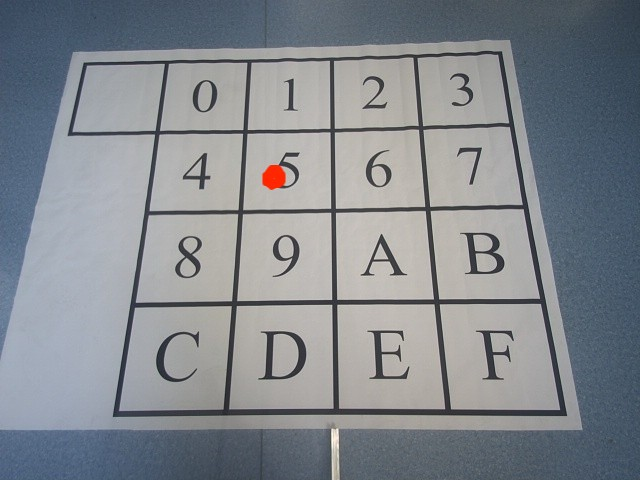
#> input picture Tower_Car/test5.jpg, 640 x 480 px, given in place of the camera
$ jupyter execute --allow-errors Ball.ipynb
#> lines starting #> are read from the running program, lines starting #| are printed output that depends on the picture; after the words box and inside, x2 and y2 are one past the last pixel; in counts of white or black regions, pixels touching at a corner belong together; long printed decimals are rounded
[cell 1]
# 导入必要的函数库
import cv2
import numpy as np
import math
import matplotlib.pyplot as plt
import serial
from PIL import Image
import pylab as pl
from scipy import ndimage
import scipy.ndimage
import threading
import time
from matplotlib.patches import Polygon

[cell 2]
# 打开摄像头，占用内存大，不轻易运行
capture=cv2.VideoCapture(1)

[cell 3]
# 拍照，保存一张照片
def take_photo(photo_name):
    global capture
    photo_name=photo_name+'.jpg'
    _,image=capture.read()
    cv2.imwrite(photo_name,image)

[cell 4]
# 在某一图像的指定位置添加图案
kernel = np.array([
[0,0,0,0,0,0,0,1,1,1,1,1,1,1,1,0,0,0,0,0,0,0],
[0,0,0,0,0,0,1,1,1,1,1,1,1,1,1,1,0,0,0,0,0,0],
[0,0,0,0,0,1,1,1,1,1,1,1,1,1,1,1,1,0,0,0,0,0],
[0,0,0,0,1,1,1,1,1,1,1,1,1,1,1,1,1,1,0,0,0,0],
[0,0,0,1,1,1,1,1,1,1,1,1,1,1,1,1,1,1,1,0,0,0],
[0,0,1,1,1,1,1,0,0,0,0,0,0,0,0,1,1,1,1,1,0,0],
[0,1,1,1,1,1,0,0,0,0,0,0,0,0,0,0,1,1,1,1,1,0],
[1,1,1,1,1,0,0,0,0,0,0,0,0,0,0,0,0,1,1,1,1,1],
[1,1,1,1,1,0,0,0,0,0,0,0,0,0,0,0,0,1,1,1,1,1],
[1,1,1,1,1,0,0,0,0,0,0,0,0,0,0,0,0,1,1,1,1,1],
[1,1,1,1,1,0,0,0,0,0,0,0,0,0,0,0,0,1,1,1,1,1],
[1,1,1,1,1,0,0,0,0,0,0,0,0,0,0,0,0,1,1,1,1,1],
[1,1,1,1,1,0,0,0,0,0,0,0,0,0,0,0,0,1,1,1,1,1],
[1,1,1,1,1,0,0,0,0,0,0,0,0,0,0,0,0,1,1,1,1,1],
[1,1,1,1,1,0,0,0,0,0,0,0,0,0,0,0,0,1,1,1,1,1],
[0,1,1,1,1,1,0,0,0,0,0,0,0,0,0,0,1,1,1,1,1,0],
[0,0,1,1,1,1,1,0,0,0,0,0,0,0,0,1,1,1,1,1,0,0],
[0,0,0,1,1,1,1,1,1,1,1,1,1,1,1,1,1,1,1,0,0,0],
[0,0,0,0,1,1,1,1,1,1,1,1,1,1,1,1,1,1,0,0,0,0],
[0,0,0,0,0,1,1,1,1,1,1,1,1,1,1,1,1,0,0,0,0,0],
[0,0,0,0,0,0,1,1,1,1,1,1,1,1,1,1,0,0,0,0,0,0],
[0,0,0,0,0,0,0,1,1,1,1,1,1,1,1,0,0,0,0,0,0,0],
])*255
def draw_image(image_gray_to_draw, kernel_point):
    if (int(kernel_point[0]-11)>0)&(int(kernel_point[0]+11)<480)&(int(kernel_point[1]-11)>0)&(int(kernel_point[1]+11)<640):
        image_gray_to_draw[int(kernel_point[0]-11):int(kernel_point[0]+11),int(kernel_point[1]-11):int(kernel_point[1]+11)]=kernel*255
    else:
        image_gray_to_draw[240-11:240+11,320-11:320+11]=kernel*255
    return image_gray_to_draw

[cell 5]
# 获取球坐标
# def get_ball():

[cell 6]
# 图像的映射变换
def photo_transform(ad,origin,border_point):
    # 原先的四个角的边缘点
    pts = np.float32([[0,0],[0,origin.shape[1]],[origin.shape[0],origin.shape[1]],[origin.shape[0],0]])
    # 由于变换的特殊性，这里后面的点是列行，反着来的
    border_point_1=np.zeros(np.shape(border_point))
    border_point_1[:,0]=border_point[:,1]
    border_point_1[:,1]=border_point[:,0]
    pts1 = np.float32(border_point_1)
    # 生成最为关键的变换矩阵
    M = cv2.getPerspectiveTransform(pts,pts1)
    # 变换正方形
    square_trans = cv2.warpPerspective(origin,M,(ad.shape[1],ad.shape[0]))
    square_trans = cv2.cvtColor(square_trans, cv2.COLOR_RGB2GRAY)
    _, square_trans = cv2.threshold(square_trans, 127, 255, cv2.THRESH_BINARY)
    return square_trans

[cell 7]
# 获取并处理图像
def get_image():
    # while True:
        # 开全局变量处理，分理处红绿蓝
        global image, image_red, image_green, image_blue
        # 从摄像头获取图像
        _,image=capture.read()
#> image is the input picture: shape (480, 640, 3); mean B, G, R 141.2, 135.4, 130.5
        # image=cv2.imread('1.jpg')
        image_red=image[:,:,2].astype(np.float32)
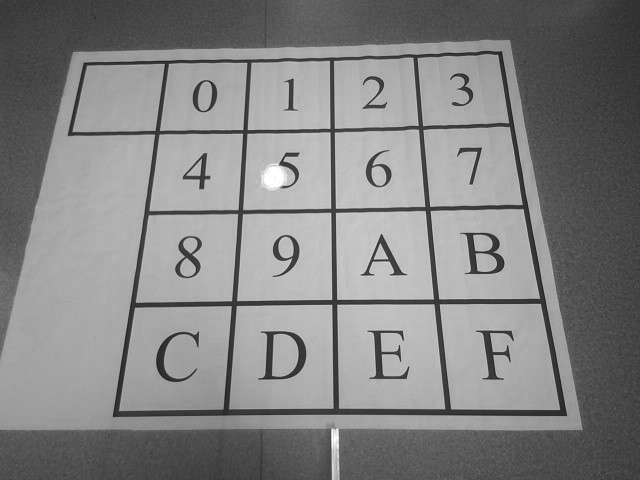
#> image_red: shape (480, 640) float32; min 26, max 255, mean 130.5
        image_green=image[:,:,1].astype(np.float32)
        image_blue=image[:,:,0].astype(np.float32)
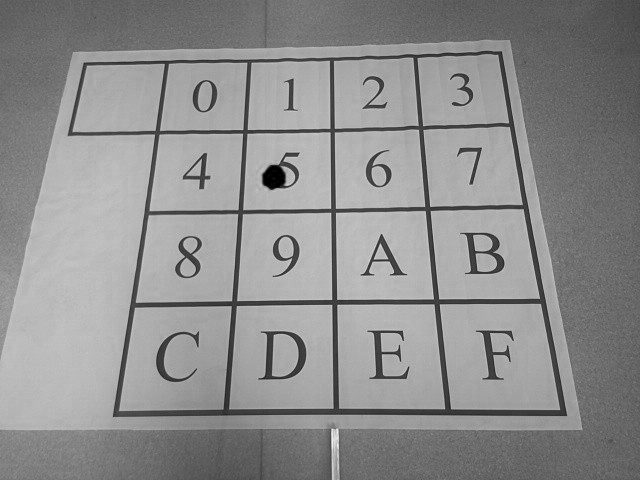
#> image_blue: shape (480, 640) float32; min 0, max 245, mean 141.2
        # [6 lines of commented-out code are left out]

[cell 8]
# 突出图像中的红色目标
def get_red():
    global image, image_red, image_green, image_blue
    image_red_only=image_red*2-image_blue-image_green
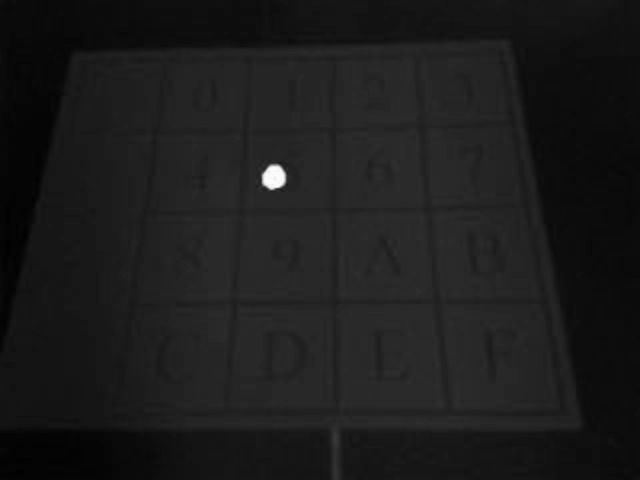
#> image_red_only: shape (480, 640) float32; min -77, max 480, mean -15.6; drawn with min black and max white
    image_red_only[image_red_only<0]=0
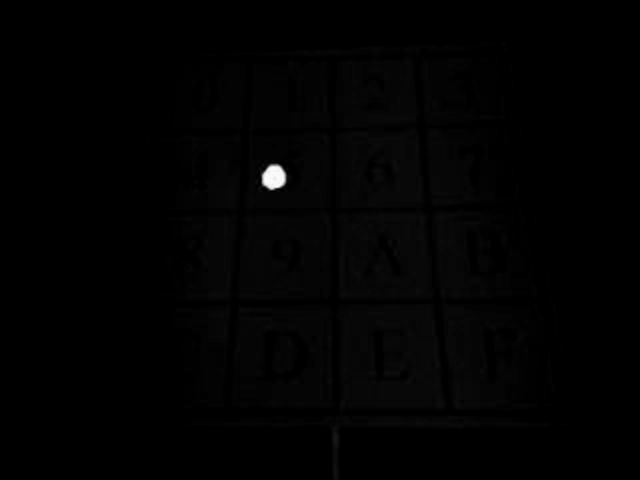
#> image_red_only: shape (480, 640) float32; min 0, max 480, mean 4.1; drawn with min black and max white
    image_red_only_photo=image_red_only.astype(np.uint8)
    return image_red_only_photo, image_red_only

[cell 9]
# 突出图像中的绿色目标
def get_green():
    global image, image_red, image_green, image_blue
    image_green_only=image_green*2-image_blue-image_red
    image_green_only[image_green_only<0]=0
    image_green_only_photo=image_green_only.astype(np.uint8)
    return image_green_only_photo, image_green_only

[cell 10]
# 突出图像中的蓝色目标
def get_blue():
    global image, image_red, image_green, image_blue
    image_blue_only=image_blue*2-image_blue-image_red
    image_blue_only[image_blue_only<0]=0
    image_blue_only_photo=image_blue_only.astype(np.uint8)
    return image_blue_only_photo, image_blue_only

[cell 11]
# 展示图片
def show_image(image):
    plt.imshow(image, cmap='gray')
    plt.axis('off')  # 不显示坐标轴
    plt.show()

[cell 12]
ex1=get_image()

[cell 13]
ex1_red, ex1_red_photo=get_red()
# 阈值分割图像
ex1_red=cv2.threshold(ex1_red, 200, 255, cv2.THRESH_BINARY)[1]
#> ex1_red: shape (480, 640); 0.09% white; 18 white regions (17 under 20 px), largest, box (x1, y1, x2, y2) and area: (265, 167, 284, 187) 267

[cell 14]
show_image(ex1_red)

[cell 15]
show_image(ex1_red)
# 找出ex1_red中大于255的
red_point=np.where(ex1_red>200)
#> red_point = 286 positions, rows 165 to 189, columns 262 to 285
red_point=np.mean(red_point,axis=1)
#> red_point = [176.8, 273.9]
ex1_red_photo=draw_image(ex1_red_photo,red_point)
show_image(ex1_red_photo)

[cell 16]
print(red_point)
#| [176.790 273.871]

[cell 17]
center_point=np.array([14.2,325.9])

[cell 18]
def red_point_char(red_point):
    red_point_x=int(red_point[0]*10)
#> red_point_x = 1767
    red_point_y=int(red_point[1]*10)
#> red_point_y = 2738
    red_point_send='X'+str(int(red_point_x/1000))+str(int((red_point_x/100)%10))+'.'+str(int((red_point_x/10)%10))+str(int((red_point_x)%10))+'Y'+str(int(red_point_y/1000))+str(int((red_point_y/100)%10))+'.'+str(int((red_point_y/10)%10))+str(int((red_point_y)%10))
#> red_point_send = 'X17.67Y27.38'
    return red_point_send

[cell 19]
print(red_point_char(red_point))
#| X17.67Y27.38

#> (a cell that did not finish here is left out)

[cell 21]
R=(30.70-12.33+40.55-22.81+31.68-13.59+41.69-23.52)/8
p=8
A=360/p
p7x=[]
p7y=[]
for i in range(p):
    px=21.42+6*math.cos(math.radians(A*i))
    py=32.59+6*math.sin(math.radians(A*i))
    p7x.append(px)
    print(px)
    p7y.append(py)
    print(py)
